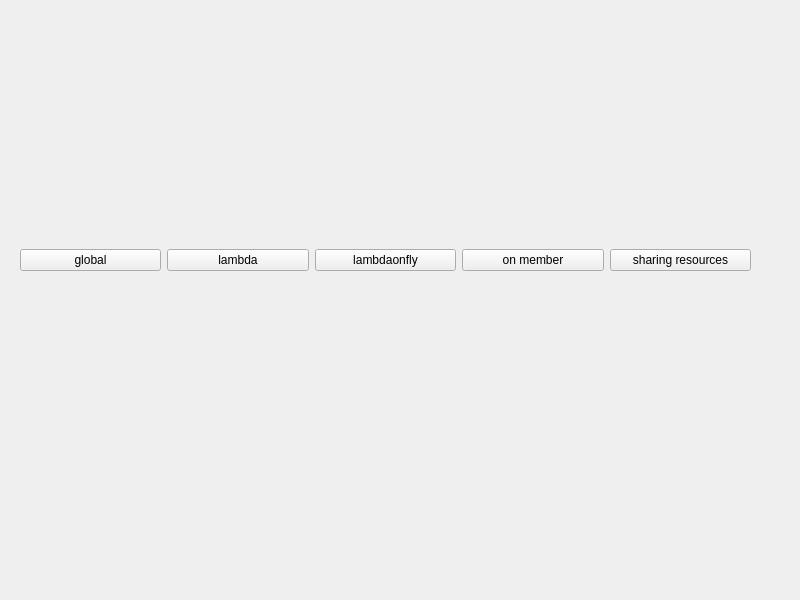
<?xml version="1.0" encoding="UTF-8"?>
<ui version="4.0">
 <class>Widget</class>
 <widget class="QWidget" name="Widget">
  <property name="geometry">
   <rect>
    <x>0</x>
    <y>0</y>
    <width>800</width>
    <height>600</height>
   </rect>
  </property>
  <property name="windowTitle">
   <string>Widget</string>
  </property>
  <widget class="QWidget" name="">
   <property name="geometry">
    <rect>
     <x>20</x>
     <y>200</y>
     <width>731</width>
     <height>121</height>
    </rect>
   </property>
   <layout class="QHBoxLayout" name="horizontalLayout">
    <item>
     <widget class="QPushButton" name="global">
      <property name="text">
       <string>global</string>
      </property>
     </widget>
    </item>
    <item>
     <widget class="QPushButton" name="lambda">
      <property name="text">
       <string>lambda</string>
      </property>
     </widget>
    </item>
    <item>
     <widget class="QPushButton" name="lambdaonfly">
      <property name="text">
       <string>lambdaonfly</string>
      </property>
     </widget>
    </item>
    <item>
     <widget class="QPushButton" name="onMember">
      <property name="text">
       <string>on member</string>
      </property>
     </widget>
    </item>
    <item>
     <widget class="QPushButton" name="SharingResources">
      <property name="text">
       <string>sharing resources</string>
      </property>
     </widget>
    </item>
   </layout>
  </widget>
 </widget>
 <resources/>
 <connections/>
</ui>
